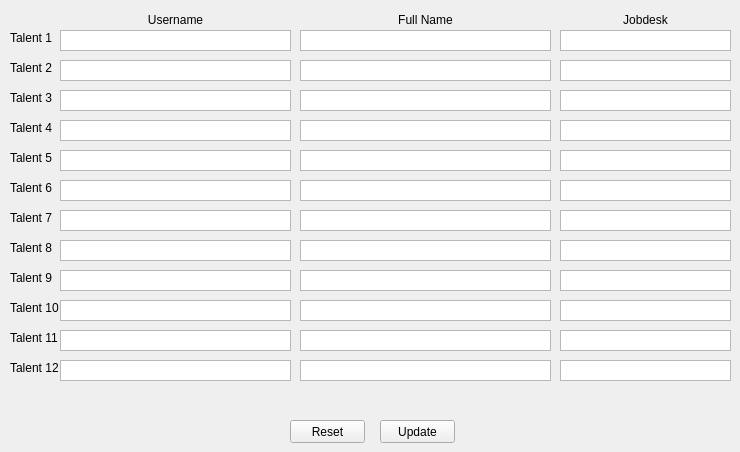
    <widget class="QWidget" name="talent">
     <attribute name="title">
      <string>Talent</string>
     </attribute>
     <widget class="QLabel" name="talent_label_1">
      <property name="geometry">
       <rect>
        <x>10</x>
        <y>30</y>
        <width>51</width>
        <height>16</height>
       </rect>
      </property>
      <property name="text">
       <string>Talent 1</string>
      </property>
     </widget>
     <widget class="QTextEdit" name="talent_1">
      <property name="geometry">
       <rect>
        <x>60</x>
        <y>30</y>
        <width>231</width>
        <height>21</height>
       </rect>
      </property>
      <property name="verticalScrollBarPolicy">
       <enum>Qt::ScrollBarAlwaysOff</enum>
      </property>
     </widget>
     <widget class="QTextEdit" name="jobdesk_1">
      <property name="geometry">
       <rect>
        <x>560</x>
        <y>30</y>
        <width>171</width>
        <height>21</height>
       </rect>
      </property>
      <property name="verticalScrollBarPolicy">
       <enum>Qt::ScrollBarAlwaysOff</enum>
      </property>
     </widget>
     <widget class="QTextEdit" name="fullname_1">
      <property name="geometry">
       <rect>
        <x>300</x>
        <y>30</y>
        <width>251</width>
        <height>21</height>
       </rect>
      </property>
      <property name="verticalScrollBarPolicy">
       <enum>Qt::ScrollBarAlwaysOff</enum>
      </property>
     </widget>
     <widget class="QLabel" name="talent_user_label">
      <property name="geometry">
       <rect>
        <x>60</x>
        <y>10</y>
        <width>231</width>
        <height>20</height>
       </rect>
      </property>
      <property name="text">
       <string>Username</string>
      </property>
      <property name="alignment">
       <set>Qt::AlignCenter</set>
      </property>
     </widget>
     <widget class="QLabel" name="fullname_label">
      <property name="geometry">
       <rect>
        <x>300</x>
        <y>10</y>
        <width>251</width>
        <height>20</height>
       </rect>
      </property>
      <property name="text">
       <string>Full Name</string>
      </property>
      <property name="alignment">
       <set>Qt::AlignCenter</set>
      </property>
     </widget>
     <widget class="QLabel" name="jobdesk_label">
      <property name="geometry">
       <rect>
        <x>560</x>
        <y>10</y>
        <width>171</width>
        <height>20</height>
       </rect>
      </property>
      <property name="text">
       <string>Jobdesk</string>
      </property>
      <property name="alignment">
       <set>Qt::AlignCenter</set>
      </property>
     </widget>
     <widget class="QTextEdit" name="jobdesk_2">
      <property name="geometry">
       <rect>
        <x>560</x>
        <y>60</y>
        <width>171</width>
        <height>21</height>
       </rect>
      </property>
      <property name="verticalScrollBarPolicy">
       <enum>Qt::ScrollBarAlwaysOff</enum>
      </property>
     </widget>
     <widget class="QTextEdit" name="talent_2">
      <property name="geometry">
       <rect>
        <x>60</x>
        <y>60</y>
        <width>231</width>
        <height>21</height>
       </rect>
      </property>
      <property name="verticalScrollBarPolicy">
       <enum>Qt::ScrollBarAlwaysOff</enum>
      </property>
     </widget>
     <widget class="QTextEdit" name="fullname_2">
      <property name="geometry">
       <rect>
        <x>300</x>
        <y>60</y>
        <width>251</width>
        <height>21</height>
       </rect>
      </property>
      <property name="verticalScrollBarPolicy">
       <enum>Qt::ScrollBarAlwaysOff</enum>
      </property>
     </widget>
     <widget class="QLabel" name="talent_label_2">
      <property name="geometry">
       <rect>
        <x>10</x>
        <y>60</y>
        <width>51</width>
        <height>16</height>
       </rect>
      </property>
      <property name="text">
       <string>Talent 2</string>
      </property>
     </widget>
     <widget class="QTextEdit" name="jobdesk_3">
      <property name="geometry">
       <rect>
        <x>560</x>
        <y>90</y>
        <width>171</width>
        <height>21</height>
       </rect>
      </property>
      <property name="verticalScrollBarPolicy">
       <enum>Qt::ScrollBarAlwaysOff</enum>
      </property>
     </widget>
     <widget class="QTextEdit" name="talent_3">
      <property name="geometry">
       <rect>
        <x>60</x>
        <y>90</y>
        <width>231</width>
        <height>21</height>
       </rect>
      </property>
      <property name="verticalScrollBarPolicy">
       <enum>Qt::ScrollBarAlwaysOff</enum>
      </property>
     </widget>
     <widget class="QTextEdit" name="fullname_3">
      <property name="geometry">
       <rect>
        <x>300</x>
        <y>90</y>
        <width>251</width>
        <height>21</height>
       </rect>
      </property>
      <property name="verticalScrollBarPolicy">
       <enum>Qt::ScrollBarAlwaysOff</enum>
      </property>
     </widget>
     <widget class="QLabel" name="talent_label_3">
      <property name="geometry">
       <rect>
        <x>10</x>
        <y>90</y>
        <width>51</width>
        <height>16</height>
       </rect>
      </property>
      <property name="text">
       <string>Talent 3</string>
      </property>
     </widget>
     <widget class="QTextEdit" name="jobdesk_4">
      <property name="geometry">
       <rect>
        <x>560</x>
        <y>120</y>
        <width>171</width>
        <height>21</height>
       </rect>
      </property>
      <property name="verticalScrollBarPolicy">
       <enum>Qt::ScrollBarAlwaysOff</enum>
      </property>
     </widget>
     <widget class="QTextEdit" name="talent_4">
      <property name="geometry">
       <rect>
        <x>60</x>
        <y>120</y>
        <width>231</width>
        <height>21</height>
       </rect>
      </property>
      <property name="verticalScrollBarPolicy">
       <enum>Qt::ScrollBarAlwaysOff</enum>
      </property>
     </widget>
     <widget class="QTextEdit" name="fullname_4">
      <property name="geometry">
       <rect>
        <x>300</x>
        <y>120</y>
        <width>251</width>
        <height>21</height>
       </rect>
      </property>
      <property name="verticalScrollBarPolicy">
       <enum>Qt::ScrollBarAlwaysOff</enum>
      </property>
     </widget>
     <widget class="QLabel" name="talent_label_4">
      <property name="geometry">
       <rect>
        <x>10</x>
        <y>120</y>
        <width>51</width>
        <height>16</height>
       </rect>
      </property>
      <property name="text">
       <string>Talent 4</string>
      </property>
     </widget>
     <widget class="QTextEdit" name="jobdesk_5">
      <property name="geometry">
       <rect>
        <x>560</x>
        <y>150</y>
        <width>171</width>
        <height>21</height>
       </rect>
      </property>
      <property name="verticalScrollBarPolicy">
       <enum>Qt::ScrollBarAlwaysOff</enum>
      </property>
     </widget>
     <widget class="QTextEdit" name="talent_5">
      <property name="geometry">
       <rect>
        <x>60</x>
        <y>150</y>
        <width>231</width>
        <height>21</height>
       </rect>
      </property>
      <property name="verticalScrollBarPolicy">
       <enum>Qt::ScrollBarAlwaysOff</enum>
      </property>
     </widget>
     <widget class="QTextEdit" name="fullname_5">
      <property name="geometry">
       <rect>
        <x>300</x>
        <y>150</y>
        <width>251</width>
        <height>21</height>
       </rect>
      </property>
      <property name="verticalScrollBarPolicy">
       <enum>Qt::ScrollBarAlwaysOff</enum>
      </property>
     </widget>
     <widget class="QLabel" name="talent_label_5">
      <property name="geometry">
       <rect>
        <x>10</x>
        <y>150</y>
        <width>51</width>
        <height>16</height>
       </rect>
      </property>
      <property name="text">
       <string>Talent 5</string>
      </property>
     </widget>
     <widget class="QTextEdit" name="jobdesk_6">
      <property name="geometry">
       <rect>
        <x>560</x>
        <y>180</y>
        <width>171</width>
        <height>21</height>
       </rect>
      </property>
      <property name="verticalScrollBarPolicy">
       <enum>Qt::ScrollBarAlwaysOff</enum>
      </property>
     </widget>
     <widget class="QTextEdit" name="talent_6">
      <property name="geometry">
       <rect>
        <x>60</x>
        <y>180</y>
        <width>231</width>
        <height>21</height>
       </rect>
      </property>
      <property name="verticalScrollBarPolicy">
       <enum>Qt::ScrollBarAlwaysOff</enum>
      </property>
     </widget>
     <widget class="QTextEdit" name="fullname_6">
      <property name="geometry">
       <rect>
        <x>300</x>
        <y>180</y>
        <width>251</width>
        <height>21</height>
       </rect>
      </property>
      <property name="verticalScrollBarPolicy">
       <enum>Qt::ScrollBarAlwaysOff</enum>
      </property>
     </widget>
     <widget class="QLabel" name="talent_label_6">
      <property name="geometry">
       <rect>
        <x>10</x>
        <y>180</y>
        <width>51</width>
        <height>16</height>
       </rect>
      </property>
      <property name="text">
       <string>Talent 6</string>
      </property>
     </widget>
     <widget class="QTextEdit" name="jobdesk_7">
      <property name="geometry">
       <rect>
        <x>560</x>
        <y>210</y>
        <width>171</width>
        <height>21</height>
       </rect>
      </property>
      <property name="verticalScrollBarPolicy">
       <enum>Qt::ScrollBarAlwaysOff</enum>
      </property>
     </widget>
     <widget class="QTextEdit" name="talent_7">
      <property name="geometry">
       <rect>
        <x>60</x>
        <y>210</y>
        <width>231</width>
        <height>21</height>
       </rect>
      </property>
      <property name="verticalScrollBarPolicy">
       <enum>Qt::ScrollBarAlwaysOff</enum>
      </property>
     </widget>
     <widget class="QTextEdit" name="fullname_7">
      <property name="geometry">
       <rect>
        <x>300</x>
        <y>210</y>
        <width>251</width>
        <height>21</height>
       </rect>
      </property>
      <property name="verticalScrollBarPolicy">
       <enum>Qt::ScrollBarAlwaysOff</enum>
      </property>
     </widget>
     <widget class="QLabel" name="talent_label_7">
      <property name="geometry">
       <rect>
        <x>10</x>
        <y>210</y>
        <width>51</width>
        <height>16</height>
       </rect>
      </property>
      <property name="text">
       <string>Talent 7</string>
      </property>
     </widget>
     <widget class="QTextEdit" name="jobdesk_8">
      <property name="geometry">
       <rect>
        <x>560</x>
        <y>240</y>
        <width>171</width>
        <height>21</height>
       </rect>
      </property>
      <property name="verticalScrollBarPolicy">
       <enum>Qt::ScrollBarAlwaysOff</enum>
      </property>
     </widget>
     <widget class="QTextEdit" name="talent_8">
      <property name="geometry">
       <rect>
        <x>60</x>
        <y>240</y>
        <width>231</width>
        <height>21</height>
       </rect>
      </property>
      <property name="verticalScrollBarPolicy">
       <enum>Qt::ScrollBarAlwaysOff</enum>
      </property>
     </widget>
     <widget class="QTextEdit" name="fullname_8">
      <property name="geometry">
       <rect>
        <x>300</x>
        <y>240</y>
        <width>251</width>
        <height>21</height>
       </rect>
      </property>
      <property name="verticalScrollBarPolicy">
       <enum>Qt::ScrollBarAlwaysOff</enum>
      </property>
     </widget>
     <widget class="QLabel" name="talent_label_8">
      <property name="geometry">
       <rect>
        <x>10</x>
        <y>240</y>
        <width>51</width>
        <height>16</height>
       </rect>
      </property>
      <property name="text">
       <string>Talent 8</string>
      </property>
     </widget>
     <widget class="QTextEdit" name="jobdesk_9">
      <property name="geometry">
       <rect>
        <x>560</x>
        <y>270</y>
        <width>171</width>
        <height>21</height>
       </rect>
      </property>
      <property name="verticalScrollBarPolicy">
       <enum>Qt::ScrollBarAlwaysOff</enum>
      </property>
     </widget>
     <widget class="QTextEdit" name="talent_9">
      <property name="geometry">
       <rect>
        <x>60</x>
        <y>270</y>
        <width>231</width>
        <height>21</height>
       </rect>
      </property>
      <property name="verticalScrollBarPolicy">
       <enum>Qt::ScrollBarAlwaysOff</enum>
      </property>
     </widget>
     <widget class="QTextEdit" name="fullname_9">
      <property name="geometry">
       <rect>
        <x>300</x>
        <y>270</y>
        <width>251</width>
        <height>21</height>
       </rect>
      </property>
      <property name="verticalScrollBarPolicy">
       <enum>Qt::ScrollBarAlwaysOff</enum>
      </property>
     </widget>
     <widget class="QLabel" name="talent_label_9">
      <property name="geometry">
       <rect>
        <x>10</x>
        <y>270</y>
        <width>51</width>
        <height>16</height>
       </rect>
      </property>
      <property name="text">
       <string>Talent 9</string>
      </property>
     </widget>
     <widget class="QTextEdit" name="jobdesk_10">
      <property name="geometry">
       <rect>
        <x>560</x>
        <y>300</y>
        <width>171</width>
        <height>21</height>
       </rect>
      </property>
      <property name="verticalScrollBarPolicy">
       <enum>Qt::ScrollBarAlwaysOff</enum>
      </property>
     </widget>
     <widget class="QTextEdit" name="talent_10">
      <property name="geometry">
       <rect>
        <x>60</x>
        <y>300</y>
        <width>231</width>
        <height>21</height>
       </rect>
      </property>
      <property name="verticalScrollBarPolicy">
       <enum>Qt::ScrollBarAlwaysOff</enum>
      </property>
     </widget>
     <widget class="QTextEdit" name="fullname_10">
      <property name="geometry">
       <rect>
        <x>300</x>
        <y>300</y>
        <width>251</width>
        <height>21</height>
       </rect>
      </property>
      <property name="verticalScrollBarPolicy">
       <enum>Qt::ScrollBarAlwaysOff</enum>
      </property>
     </widget>
     <widget class="QLabel" name="talent_label_10">
      <property name="geometry">
       <rect>
        <x>10</x>
        <y>300</y>
        <width>51</width>
        <height>16</height>
       </rect>
      </property>
      <property name="text">
       <string>Talent 10</string>
      </property>
     </widget>
     <widget class="QTextEdit" name="jobdesk_11">
      <property name="geometry">
       <rect>
        <x>560</x>
        <y>330</y>
        <width>171</width>
        <height>21</height>
       </rect>
      </property>
      <property name="verticalScrollBarPolicy">
       <enum>Qt::ScrollBarAlwaysOff</enum>
      </property>
     </widget>
     <widget class="QTextEdit" name="talent_11">
      <property name="geometry">
       <rect>
        <x>60</x>
        <y>330</y>
        <width>231</width>
        <height>21</height>
       </rect>
      </property>
      <property name="verticalScrollBarPolicy">
       <enum>Qt::ScrollBarAlwaysOff</enum>
      </property>
     </widget>
     <widget class="QTextEdit" name="fullname_11">
      <property name="geometry">
       <rect>
        <x>300</x>
        <y>330</y>
        <width>251</width>
        <height>21</height>
       </rect>
      </property>
      <property name="verticalScrollBarPolicy">
       <enum>Qt::ScrollBarAlwaysOff</enum>
      </property>
     </widget>
     <widget class="QLabel" name="talent_label_11">
      <property name="geometry">
       <rect>
        <x>10</x>
        <y>330</y>
        <width>51</width>
        <height>16</height>
       </rect>
      </property>
      <property name="text">
       <string>Talent 11</string>
      </property>
     </widget>
     <widget class="QLabel" name="talent_label_12">
      <property name="geometry">
       <rect>
        <x>10</x>
        <y>360</y>
        <width>51</width>
        <height>16</height>
       </rect>
      </property>
      <property name="text">
       <string>Talent 12</string>
      </property>
     </widget>
     <widget class="QTextEdit" name="fullname_12">
      <property name="geometry">
       <rect>
        <x>300</x>
        <y>360</y>
        <width>251</width>
        <height>21</height>
       </rect>
      </property>
      <property name="verticalScrollBarPolicy">
       <enum>Qt::ScrollBarAlwaysOff</enum>
      </property>
     </widget>
     <widget class="QTextEdit" name="talent_12">
      <property name="geometry">
       <rect>
        <x>60</x>
        <y>360</y>
        <width>231</width>
        <height>21</height>
       </rect>
      </property>
      <property name="verticalScrollBarPolicy">
       <enum>Qt::ScrollBarAlwaysOff</enum>
      </property>
     </widget>
     <widget class="QTextEdit" name="jobdesk_12">
      <property name="geometry">
       <rect>
        <x>560</x>
        <y>360</y>
        <width>171</width>
        <height>21</height>
       </rect>
      </property>
      <property name="verticalScrollBarPolicy">
       <enum>Qt::ScrollBarAlwaysOff</enum>
      </property>
     </widget>
     <widget class="QPushButton" name="reset_talent">
      <property name="geometry">
       <rect>
        <x>290</x>
        <y>420</y>
        <width>75</width>
        <height>23</height>
       </rect>
      </property>
      <property name="text">
       <string>Reset</string>
      </property>
     </widget>
     <widget class="QPushButton" name="update_talent">
      <property name="geometry">
       <rect>
        <x>380</x>
        <y>420</y>
        <width>75</width>
        <height>23</height>
       </rect>
      </property>
      <property name="text">
       <string>Update</string>
      </property>
     </widget>
    </widget>
